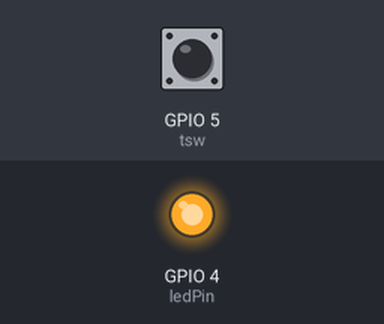
A sketch run on a simulated ESP8266 (NodeMCU). Parts: output pins drawn as LEDs (lit = HIGH). Inputs (shaded band) come from the test bench; at power-on: GPIO 5 (tsw) LOW. WiFi joins after 1.5 s; servers stay silent unless stated; no MQTT or app messages arrive unless stated; what the sketch prints to the serial monitor is not drawn.

Above: at 1.6 s.
At 11.6 s:
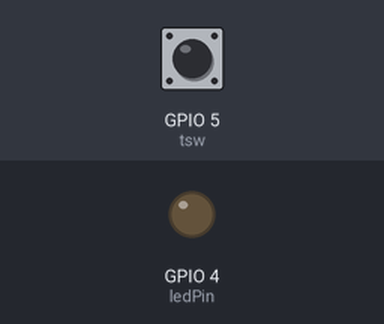
Timing chart, 0 to 13.1 s (numbered marks = the images above):
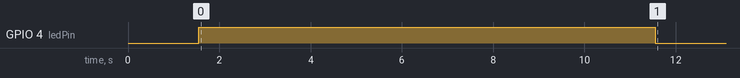

The sketch:

MQTTButton.ino
```cpp
#include <ESP8266WiFi.h>
#include <PubSubClient.h>

const char* ssid = "MyNetwork";
const char* password =  "P@ssw0rd";
const char* mqttServer = "my.mqtt.com";
const int mqttPort = 1883;
const char* mqttUser = "mqttuser";
const char* mqttPassword = "mqttpass";

const int tsw = 5;    // GPIO pin assigned to read toggle switch
int swstate = 0;
const int ledPin = 4;  // LED Visual Confirmation

int id = 415;     // IDX address of Domoticz endpoint
int sw = 0;
String str1 = "{\"idx\":";
String str2 = ",\"nvalue\":";
String str3 = "}";

WiFiClient espClient;
PubSubClient client(espClient);

void setup() {
  Serial.begin(115200);
  pinMode(ledPin, OUTPUT);
  digitalWrite(ledPin, LOW);
  pinMode(tsw, INPUT);
  WiFi.begin(ssid, password);

  while (WiFi.status() != WL_CONNECTED) {
    delay(500);
    Serial.println("Connecting to WiFi..");
  }
  Serial.println("Connected to the WiFi network");

  client.setServer(mqttServer, mqttPort);

  while (!client.connected()) {
    Serial.println("Connecting to MQTT...");

    if (client.connect("ESP8266Client", mqttUser, mqttPassword )) {

      Serial.println("connected to MQTT broker");

    } else {
      Serial.print("failed with state ");
      Serial.print(client.state());
      delay(2000);
    }
  }
    swstate = digitalRead(tsw);  // read toggle switch to decide to send ON or OFF on power up.

    if (swstate == HIGH) {
      sw = 1;
    } else {
      sw = 0;
    }
  String payload = str1 + id + str2 + sw + str3;
  client.publish("domoticz/in", payload.c_str());
  // Provide visual confirmation command was sent when power is applied via momentary pushbutton
  digitalWrite(ledPin, HIGH);
  delay(10000);
  digitalWrite(ledPin, LOW);
}

void loop() {
  client.loop();
}
```
